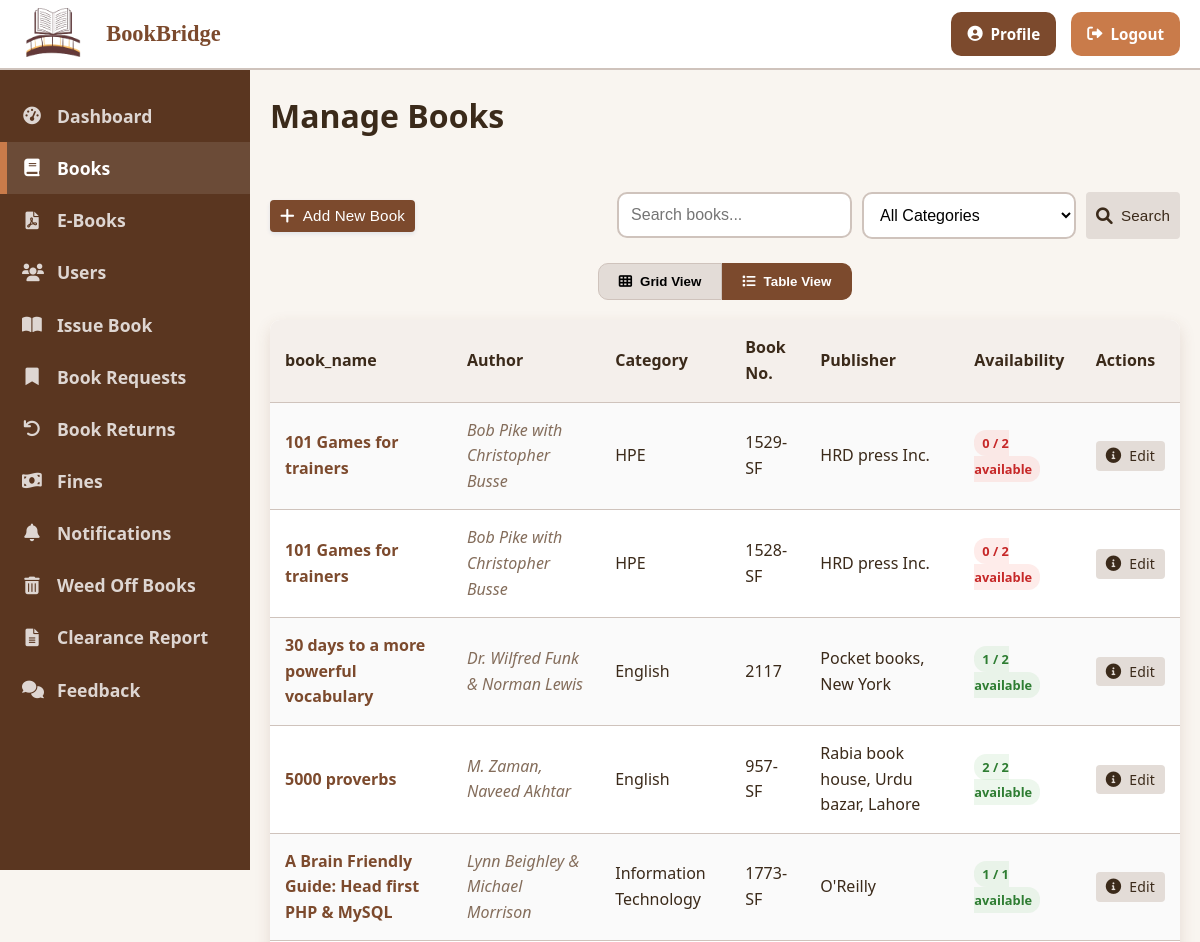
Page /books.php (signed in, upper part) on the earlier database version.
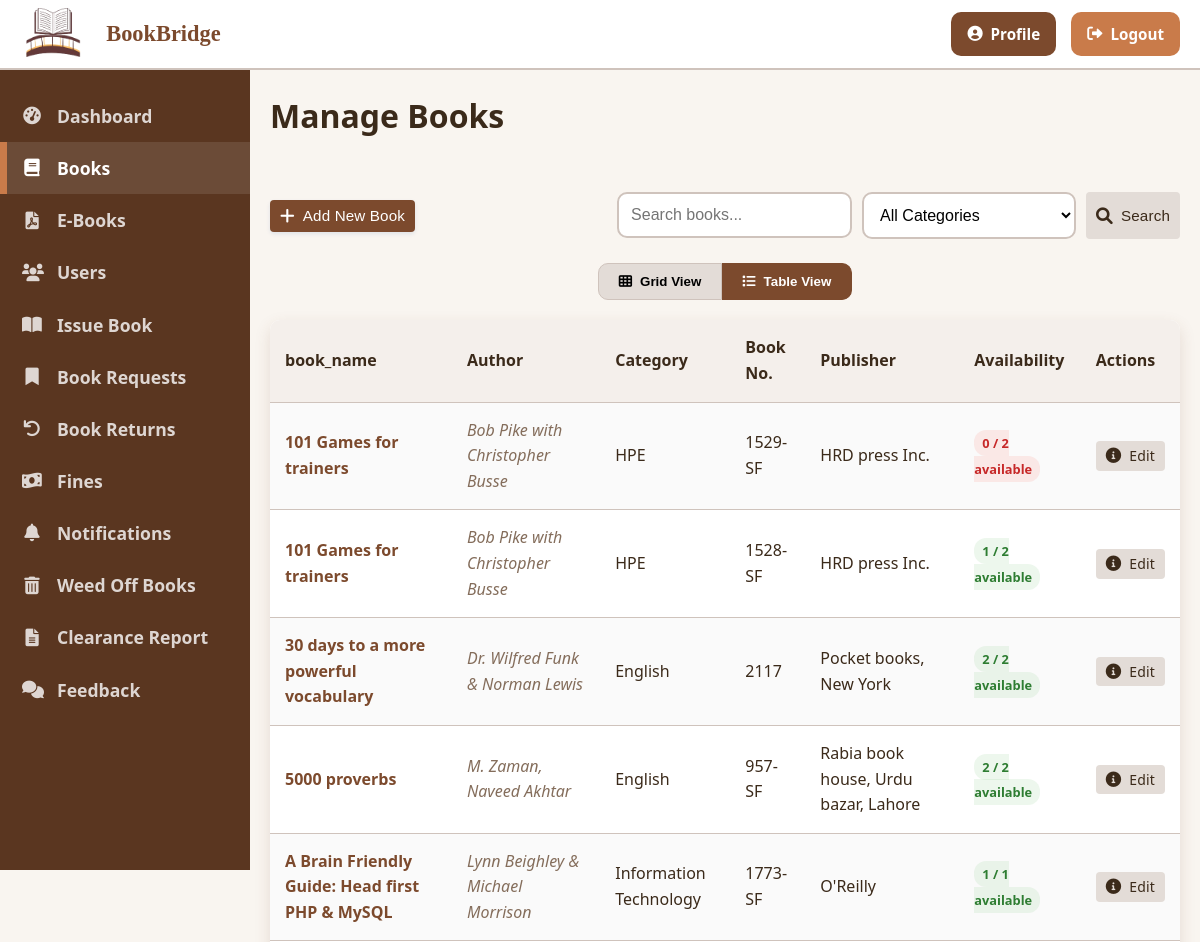
Same page on the later database version.
### tables this page shows
CREATE TABLE `books` (
  `id` int(11) NOT NULL,
  `book_name` varchar(100) DEFAULT NULL,
  `author` varchar(100) DEFAULT NULL,
  `book_no` varchar(20) DEFAULT NULL,
  `publisher` varchar(100) DEFAULT NULL,
  `category` varchar(50) DEFAULT NULL,
  `available_quantity` int(11) NOT NULL DEFAULT 0,
  `total_quantity` int(11) NOT NULL DEFAULT 0,
  `created_at` timestamp NOT NULL DEFAULT current_timestamp(),
  `updated_at` timestamp NOT NULL DEFAULT current_timestamp() ON UPDATE current_timestamp()
);

### books.php (the view, shortened to what this page needs)
<?php
include_once '../includes/header.php';
$search = isset($_GET['search']) ? trim($_GET['search']) : '';
$booksPerPage = 12;
$page = isset($_GET['page']) ? max(1, (int)$_GET['page']) : 1;
$offset = ($page - 1) * $booksPerPage;
$sql = "SELECT * FROM books WHERE 1=1";
$params = [];
$types = "";
$sql .= " ORDER BY book_name LIMIT ? OFFSET ?";
$params[] = $booksPerPage;
$params[] = $offset;
$types .= "ii";
$stmt = $conn->prepare($sql);
$stmt->bind_param($types, ...$params);
$stmt->execute();
$result = $stmt->get_result();
$books = [];
while ($row = $result->fetch_assoc()) {
    $books[] = $row;
}
?>
<h1 class="page-title">Manage Books<br><br></h1>
<div class="d-flex justify-between align-center mb-4">
    <button class="btn btn-primary" data-modal-target="addBookModal">
        <i class="fas fa-plus"></i> Add New Book
    </button>
    <div class="d-flex">
        <form action="" method="GET" class="d-flex">
            <div class="form-group mr-2" style="margin-bottom: 0; margin-right: 10px;">
                <input type="text" name="search" placeholder="Search books..." class="form-control" value="<?php echo htmlspecialchars($search); ?>">
            </div>
            <div class="form-group mr-2" style="margin-bottom: 0; margin-right: 10px;">
                <select name="category" class="form-control">
                    <option value="">All Categories</option>
                </select>
            </div>
            <button type="submit" class="btn btn-secondary">
                <i class="fas fa-search"></i> Search
            </button>
        </form>
    </div>
</div>
<div class="view-options" style="margin-top: 20px;">
    <button class="view-option" data-view="books-grid">
        <i class="fas fa-th"></i> Grid View
    </button>
    <button class="view-option active" data-view="books-table">
        <i class="fas fa-list"></i> Table View
    </button>
</div>
<div class="books-container books-table" id="tableView">
    <?php if (count($books) > 0): ?>
        <div class="table-container">
            <table class="table table-striped">
                <thead>
                    <tr>
                        <th>book_name</th>
                        <th>Author</th>
                        <th>Category</th>
                        <th>Book No.</th>
                        <th>Publisher</th>
                        <th>Availability</th>
                        <th>Actions</th>
                    </tr>
                </thead>
                <tbody>
                    <?php foreach ($books as $book): ?>
                        <tr>
                            <td class="book-name-cell"><?php echo htmlspecialchars($book['book_name']); ?></td>
                            <td class="book-author-cell"><?php echo htmlspecialchars($book['author']); ?></td>
                            <td><?php echo htmlspecialchars($book['category']); ?></td>
                            <td><?php echo htmlspecialchars($book['book_no']); ?></td>
                            <td><?php echo htmlspecialchars($book['publisher']); ?></td>
                            <td>
                                <span class="availability-badge <?php echo $book['available_quantity'] > 0 ? 'available' : 'unavailable'; ?>">
                                    <?php echo $book['available_quantity']; ?> / <?php echo $book['total_quantity']; ?> available
                                </span>
                            </td>
                            <td>
                                <a href="book_details.php?id=<?php echo $book['id']; ?>" class="btn btn-sm btn-secondary">
                                    <i class="fas fa-info-circle"></i> Edit
                                </a>
                            </td>
                        </tr>
                    <?php endforeach; ?>
                </tbody>
            </table>
        </div>
    <?php else: ?>
        <div class="alert alert-warning">No books found.</div>
    <?php endif; ?>
</div>
<?php
include_once '../includes/footer.php';
?>

Differences in the rows shown:
changed books "1528-SF": available_quantity "0" → "1"
changed books "30 days to a more powerful vocabulary": available_quantity "1" → "2"
